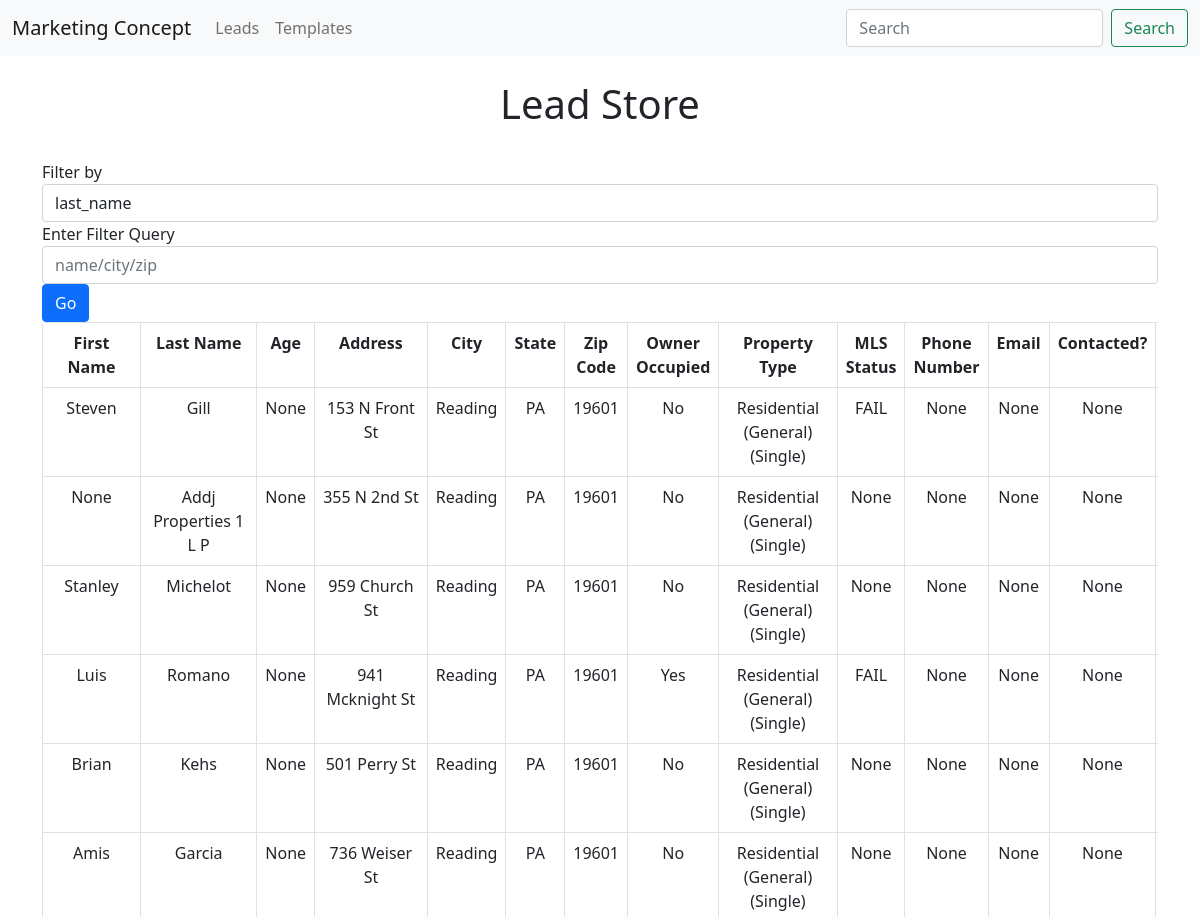
Before: /leads (upper part) with the older database file.
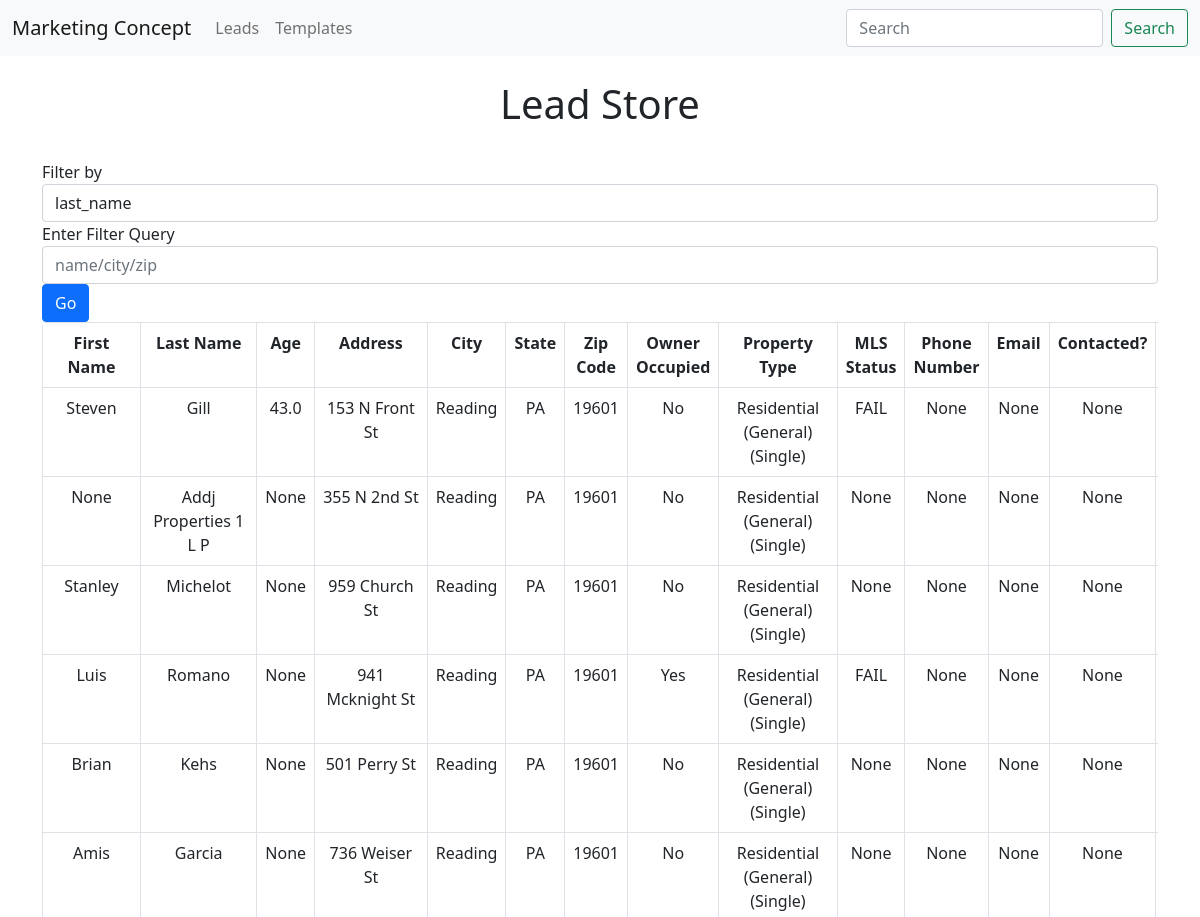
After: the same page with the newer database file.
### app.py (models this page shows, shortened)
class Lead(db.Model):
    id = db.Column(db.Integer, primary_key=True)
    first_name = db.Column(db.String(200), nullable=False)
    last_name = db.Column(db.String(200), nullable=False)
    age = db.Column(db.Integer, default=0) #just added
    address = db.Column(db.String(200), nullable=False)
    city = db.Column(db.String(200), nullable=False)
    state = db.Column(db.String(200), nullable=False)
    zip_code = db.Column(db.String(200), nullable=False)
    owner_occupied = db.Column(db.String, nullable=False)
    property_type = db.Column(db.String, nullable=False)
    mls_status = db.Column(db.String, nullable=False)
    phone_number = db.Column(db.String(200), nullable=False)
    email = db.Column(db.String(200), nullable=False)
    contacted = db.Column(db.Integer, default=0)
    contact_time = db.Column(db.DateTime)
    template_sent = db.Column(db.String(200), nullable=False)
    response = db.Column(db.String(200), nullable=False)
    motivation_level = db.Column(db.String(200), nullable=False)
    mobile_phones = db.relationship('Phone_Number', backref='lead')
    emails = db.relationship('Email', backref='lead')

### app.py (the view)
@app.route('/leads', methods=['POST', 'GET'])
def leads():
    if request.method == 'POST':
        selected = request.form.getlist('select')
        print(selected)
    try:
        con = sqlite3.connect('test.db')
        cur = con.cursor()
        cur.execute("SELECT * FROM lead limit 50;")
        data = cur.fetchall()
        mobile_phone = cur.execute("select mobile_phone from phone__number inner join lead on lead.'index' = phone__number.lead_id;").fetchall()
        con.close()
        return render_template('leads.html', data=data, mobile_phone=mobile_phone)
    except:
        return 'There was an issue retrieving your leads.'

### templates/leads.html (shortened to what this page needs)
{% extends 'base.html' %}
{% block body %}
<br><h1 style="text-align:center">Lead Store</h1><br>
<form class="form-inline" method="POST" action="{{ url_for('updated_filter') }}">
    <div class="form-group">
        <label for="exampleFormControlInput1">Filter by </label>
        <div class="input-group">
                <select name="comp_select" class="selectpicker form-control">
                    <option>last_name</option>
                </select>
        </div>
        <div class="form-group">
            <label for="exampleFormControlInput1">Enter Filter Query</label>
            <input name="info" class="form-control" id="exampleFormControlInput1" placeholder="name/city/zip">
        </div>
        <button type="submit" class="btn btn-primary">Go</button>
    </div>
</form>
<div class="table-responsive">
    <form action="" method='POST'>
        <table class="table table-bordered" style="border-radius: 4px; overflow: hidden;">
            <tr>
                <th>First Name</th>
                <th>Last Name</th>
                <th>Age</th>
                <th>Address</th>
                <th>City</th>
                <th>State</th>
                <th>Zip Code</th>
                <th>Owner Occupied</th>
                <th>Property Type</th>
                <th>MLS Status</th>
                <th>Phone Number</th>
                <th>Email</th>
                <th>Contacted?</th>
                <th>Time of Contact</th>
            </tr>
            {%  for item in data %}
            <tr>
                <td>{{item[1]}}</td>
                <td>{{item[2]}}</td>
                <td>{{item[3]}}</td>
                <td>{{item[4]}}</td>
                <td>{{item[5]}}</td>
                <td>{{item[6]}}</td>
                <td>{{item[7]}}</td>
                <td>{{item[8]}}</td>
                <td>{{item[9]}}</td>
                <td>{{item[10]}}</td>
                <td>{{item[11]}}</td>
                <td>{{item[12]}}</td>
                <td>{{item[13]}}</td>
                <td>{{item[14]}}</td>
            </tr>
            {% endfor %}
        </table>
    </form>
</div>
{% endblock %}

### templates/base.html (shortened to what this page needs)
<!DOCTYPE html>
<html lang="en">
<head>
    <link rel="stylesheet" href="{{ url_for('static', filename='css/main.css')}}">
    <link href="https://cdn.jsdelivr.net/npm/bootstrap@5.0.2/dist/css/bootstrap.min.css" rel="stylesheet">
</head>
<body>
    {% include 'navbar.html' %}
    <div class="container">
        {% block body %}{%  endblock %}
    </div>
</body>
</html>

### templates/navbar.html (shortened to what this page needs)
<nav class="navbar navbar-expand-lg navbar-light bg-light">
    <div class="container-fluid">
      <a class="navbar-brand" href="{{ url_for('index') }}">Marketing Concept</a>
      <div class="collapse navbar-collapse" id="navbarSupportedContent">
        <ul class="navbar-nav me-auto mb-2 mb-lg-0">
          <li class="nav-item">
            <a class="nav-link" href="{{ url_for('leads') }}">Leads</a>
          </li>
          <li class="nav-item">
            <a class="nav-link" href="{{ url_for('templates') }}">Templates</a>
          </li>
        </ul>
        <form class="d-flex">
          <input class="form-control me-2" type="search" placeholder="Search" aria-label="Search">
          <button class="btn btn-outline-success" type="submit">Search</button>
        </form>
      </div>
    </div>
  </nav>

### static/css/main.css (style rules this page uses)
table, th, td { text-align: center; }

Changed rows visible on the page:
changed Lead "Steven": age "None" → "43.0"
